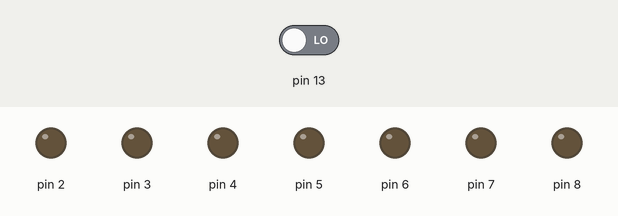
Recording of a sketch running on a simulated Arduino Uno, built with avr-gcc and run on an emulated ATmega328P. On the bench: output pins drawn as LEDs (lit = HIGH). The test bench sets the inputs (shaded band); at power-on: pin 13 LOW.

Above: at 7.5 s.
7.6 s: pin 13 driven HIGH
At 8.2 s:
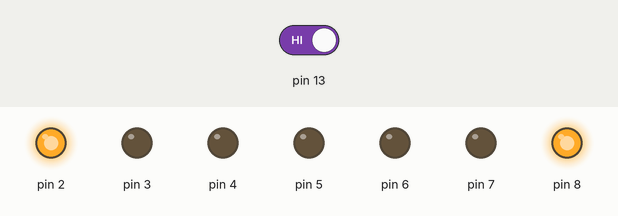
At 8.9 s:
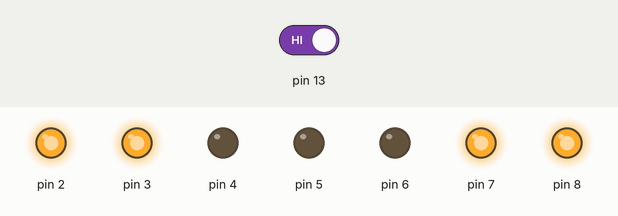
Timing chart, 0 to 12.7 s (numbered marks = the images above; inputs shaded):
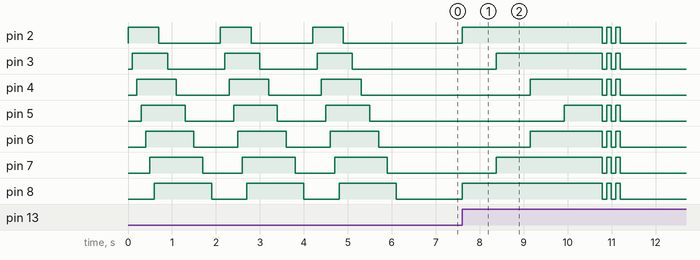

Measured:
- after the input at 7.6 s, pin 2: LOW → HIGH at once, then repeats every 0.20 s: LOW 0.10 s, HIGH 0.10 s, until it stays LOW from 11.2 s; pin 3: LOW → HIGH after 0.77 s, then repeats every 0.20 s: LOW 0.10 s, HIGH 0.10 s, until it stays LOW from 11.2 s

The sketch:

reaktionstester.ino
```cpp
#include <reaktion.h>
int startTime = 0;
int elapsedTime = 0;
bool isReady = true;
bool afterStartSeq =false;

Reaktion reakt(2, 8, 13, 100, 1000, 100, 1000);

void setup()
{
//Serial.begin(9600);
reakt.startUp();
}
void loop()
{
  if(reakt.readButton() == HIGH && afterStartSeq){
    elapsedTime = millis() - startTime;
    reakt.blink();
    reakt.showResult(elapsedTime);
    delay(5000);
    reakt.turnOffAllLEDs(500);
    elapsedTime = 0;
    startTime = 0;
    isReady = true;
    afterStartSeq = false;
  }else if(!afterStartSeq && isReady && reakt.readButton() == HIGH){
    reakt.startSequence();
    afterStartSeq = true;
    startTime = millis();
  }
}
```

reaktion.h
```cpp
#ifndef Reaktion_h
#define Reaktion_h
#include "Arduino.h"
class Reaktion{
  public:
    Reaktion(int minPin, int maxPin, int button_in, int min_delay, int max_delay, int min_delay_low, int max_delay_low);
    void startSequence();
    void turnOnAllLEDs(int possibleDelay);
    void turnOffAllLEDs(int possibleDelay);
    void blink();
    void showResult(int result);
    void startUp();
    bool readButton();

  private:
    int _minPin;
    int _maxPin;
    int _button_in;
    int _min_delay;
    int _max_delay;
    int _min_delay_low;
    int _max_delay_low;
    bool isReady;
    bool afterStartSeq;
};

#endif
```
